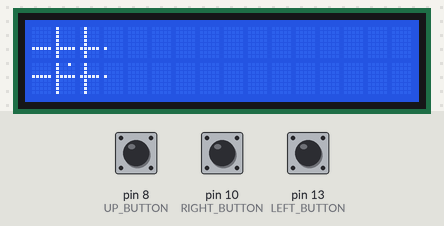
A sketch run on a simulated Arduino Uno, built with avr-gcc and run on an emulated ATmega328P. On the bench: 16×2 character LCD. The inputs (shaded band) are chosen by the test bench; at power-on: pin 8 (UP_BUTTON) HIGH, pin 10 (RIGHT_BUTTON) HIGH, pin 13 (LEFT_BUTTON) HIGH. Random numbers use the default seed unless the sketch sets one.

Above: at 1.3 s.
1.4 s: pin 8 (UP_BUTTON) pulled LOW for 0.15 s
At 2.8 s:
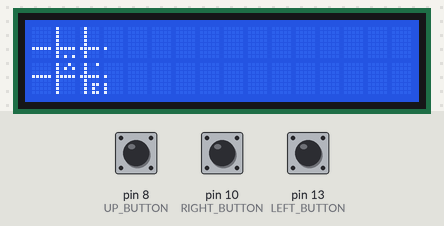
3.3 s: pin 10 (RIGHT_BUTTON) pulled LOW for 0.15 s
4.9 s: pin 8 (UP_BUTTON) pulled LOW for 1 s
At 6.8 s:
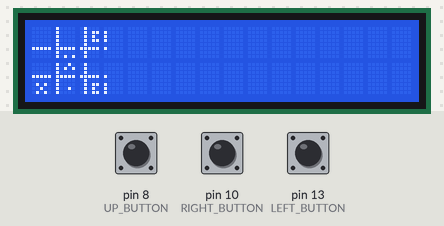
7.6 s: pin 8 (UP_BUTTON) pulled LOW for 0.15 s
At 8.9 s:
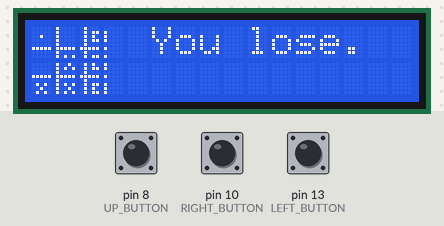
10.7 s: pin 13 (LEFT_BUTTON) pulled LOW for 0.15 s
At 11.5 s:
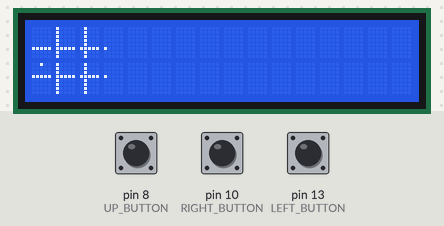
12.3 s: pin 13 (LEFT_BUTTON) pulled LOW for 1 s
Timing chart, 0 to 15.3 s (numbered marks = the images above; inputs shaded):
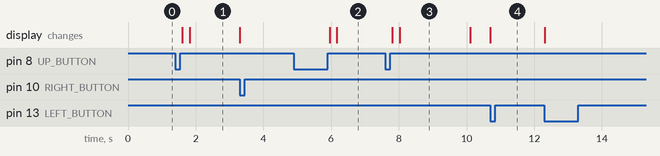

Measured:
- after the input at 1.4 s, the display: first changes after 0.21 s (image 1 shows a later state)
- after the input at 4.9 s, the display: first changes after 1.1 s (image 2 shows a later state)
- after the input at 7.6 s, the display: first changes after 0.21 s (image 3 shows a later state)
- after the input at 10.7 s, the display: changes at once (image 4)
- what the display in image 3 shows lasts 2.1 s, from 8.0 s to 10.1 s

The sketch:

Tic-Tac-Toe.ino
```cpp
#include <LiquidCrystal.h>

// Define LCD connections
const int rs = 7, en = 6, d4 = 5, d5 = 4, d6 = 3, d7 = 2;
LiquidCrystal lcd(rs, en, d4, d5, d6, d7);

#define LEFT_BUTTON 13
#define UP_BUTTON 8
#define DOWN_BUTTON 8
#define RIGHT_BUTTON 10

byte graphics[64]; //8 characters, 8 bytes of data each.

int squareState[3][3]; // 0 = off, 1 = player, 2 = computer

int moves = 0;
int markerX = 1;
int markerY = 1;
bool buttonPressed = false;


void setup()
{
  pinMode(LEFT_BUTTON, INPUT_PULLUP);
  pinMode(UP_BUTTON, INPUT_PULLUP);
  pinMode(DOWN_BUTTON, INPUT_PULLUP);
  pinMode(RIGHT_BUTTON, INPUT_PULLUP);

  lcd.begin(16, 2);

  // define 8 custom characters using our (currently blank) bit data
  for (int i = 0; i < 8; ++i)
  {
	lcd.createChar(i, &graphics[i << 3]);
  }

  //set the first 4 characters of the 2 rows to our 8 custom characters
  lcd.setCursor(0, 0);
  for(int i = 0; i < 4; i++) lcd.write((char)i);
  lcd.setCursor(0, 1);
  for(int i = 4; i < 8; i++) lcd.write((char)i);

  ResetGame();
}


void loop() {
  bool userSelected = false;
  int button;
  int nextX, nextY;

  button = GetUserInput();
  switch(button)
  {
    case 0: //nothing yet
    break;

    case 1: //marker left
       ClearMarker(markerX, markerY);
       GetPrevFreeSquare(nextX, nextY);
       markerX = nextX;
       markerY = nextY;
       SetMarker(markerX, markerY);
       WaitForNoUserInput();
    break;

    case 2: //marker right
       ClearMarker(markerX, markerY);
       GetNextFreeSquare(nextX, nextY);
       markerX = nextX;
       markerY = nextY;
       SetMarker(markerX, markerY);
       WaitForNoUserInput();
    break;

    case 3: //select
       userSelected = true;
       WaitForNoUserInput();
    break;
  }

  if(userSelected)
  {
    ClearMarker(markerX, markerY);

    squareState[markerX][markerY] = 1;
    DrawX(markerX, markerY);
    moves++;

    delay(200);

    if(CheckForWin())
    {
      FlashWinner(1);
      ResetGame();
    }
    else if (moves == 5) //tie
    {
      FlashWinner(3);
      ResetGame();
    }
    else
    {
      DoComputerMove();
      GetNextFreeSquare(markerX, markerY);
      SetMarker(markerX, markerY);
      if(CheckForWin())
      {
        FlashWinner(2);
        ResetGame();
      }
    }
  }
}

void DoComputerMove()
{
  bool done = false;

  if(moves == 1)
  {
    //if first player move isn't the center, take the center
    if(squareState[1][1] == 0)
    {
      squareState[1][1] = 2;
      DrawO(1, 1);
    }
    else // take any corner.  A side could equal a loss later.
    {
      int row = random(0, 2) << 1;
      int col = random(0, 2) << 1;

      squareState[row][col] = 2;
      DrawO(row, col);
    }
  }

  if(moves == 2)
  {
    done = false;
    // if player has 2 in a row, block it
    done = BlockPlayerWin();

    // look for any doubling traps.
    if(!done)
    {
      // Corner-opposite corner.  Take any side.  Corner would lead to loss.
      if (((squareState[0][0] == 1) && (squareState[2][2] == 1)) ||
          ((squareState[0][2] == 1) && (squareState[2][0] == 1)))
      {
        int row = random(0,3);
        int col = 1;
        if(row == 1) col = random(0,2) << 1;
        squareState[row][col] = 2;
        DrawO(row, col);
        done = true;
      }

      // Side-corner. Take inside corner.
      //top-center plus corner
      if(!done && (squareState[0][1] == 1))
      {
        if(squareState[2][0] == 1)
        {
          squareState[0][0] = 2;
          DrawO(0, 0);
          done = true;
        }
        else if (squareState[2][2] == 1)
        {
          squareState[0][2] = 2;
          DrawO(0, 2);
          done = true;
        }
      }

      //bottom -center plus corner
      if(!done && (squareState[2][1] == 1))
      {
        if(squareState[0][0] == 1)
        {
          squareState[2][0] = 2;
          DrawO(2, 0);
          done = true;
        }
        else if (squareState[0][2] == 1)
        {
          squareState[2][2] = 2;
          DrawO(2, 2);
          done = true;
        }
      }

      //center-left plus corner
      if(!done && (squareState[1][0] == 1))
      {
        if(squareState[0][2] == 1)
        {
          squareState[0][0] = 2;
          DrawO(0, 0);
          done = true;
        }
        else if (squareState[2][2] == 1)
        {
          squareState[2][0] = 2;
          DrawO(2, 0);
          done = true;
        }
      }

      //center-right plus corner
      if(!done && (squareState[1][2] == 1))
      {
        if(squareState[0][0] == 1)
        {
          squareState[0][2] = 2;
          DrawO(0, 2);
          done = true;
        }
        else if (squareState[2][0] == 1)
        {
          squareState[2][2] = 2;
          DrawO(2, 2);
          done = true;
        }
      }

      // Center-corner (if computer has opposite corner).  Take either remaining corner.
      if(!done)
      {
        if(squareState[1][1] == 1)
        {
          if(((squareState[0][0] == 2) && (squareState[2][2] == 1)) || ((squareState[0][0] == 1) && (squareState[2][2] == 2)))
          {
            if(random(0,2) == 1)
            {
              squareState[0][2] = 2;
              DrawO(0, 2);
            }
            else
            {
              squareState[2][0] = 2;
              DrawO(2, 0);
            }
            done = true;
          }
          else if(((squareState[0][2] == 2) && (squareState[2][0] == 1)) || ((squareState[0][2] == 1) && (squareState[2][0] == 2)))
          {
            if(random(0,2) == 1)
            {
              squareState[0][0] = 2;
              DrawO(0, 0);
            }
            else
            {
              squareState[2][2] = 2;
              DrawO(2, 2);
            }
            done = true;
          }
        }
      }

      // Otherwise take any random spot
      if (!done)
      {
        int row = 1;
        int col = 1;
        do
        {
          row = random(0, 3);
          col = random(0, 3);
        }
        while(squareState[row][col] > 0);

        squareState[row][col] = 2;
        DrawO(row, col);
      }
    }
  }

  if(moves >= 3)
  {
    done = false;
    //if we have 2 in a row and can get 3 to win, do it
    done = FindComputerWin();

    //if player has 2 in a row, block it
    if(!done) done = BlockPlayerWin();

    // take any random spot
    if(!done)
    {
      int row = 1;
      int col = 1;
      do
      {
        row = random(0, 3);
        col = random(0, 3);
      }
      while(squareState[row][col] > 0);

      squareState[row][col] = 2;
      DrawO(row, col);
    }
  }
}

bool FindComputerWin()
{
  bool done = false;

  //down diag
  if((squareState[0][0] == 2) && (squareState[1][1] == 2) && (squareState[2][2] == 0))
  {
    squareState[2][2] = 2;
    DrawO(2, 2);
    done = true;
  }
  else if((squareState[2][2] == 2) && (squareState[1][1] == 2) && (squareState[0][0] == 0))
  {
    squareState[0][0] = 2;
    DrawO(0, 0);
    done = true;
  }

  //up diag
  if(!done)
  {
    if((squareState[0][2] == 2) && (squareState[1][1] == 2) && (squareState[2][0] == 0))
    {
      squareState[2][0] = 2;
      DrawO(2, 0);
      done = true;
    }
    else if((squareState[2][0] == 2) && (squareState[1][1] == 2) && (squareState[0][2] == 0))
    {
      squareState[0][2] = 2;
      DrawO(0, 2);
      done = true;
    }
  }
  if (done) return done;

  //rows
  for(int row = 0; row < 3; row++)
  {
    if((squareState[row][0] == 2) && (squareState[row][1] == 2) && (squareState[row][2] == 0))
    {
      squareState[row][2] = 2;
      DrawO(row, 2);
      done = true;
      break;
    }
    else if((squareState[row][0] == 2) && (squareState[row][1] == 0) && (squareState[row][2] == 2))
    {
      squareState[row][1] = 2;
      DrawO(row, 1);
      done = true;
      break;
    }
    else if((squareState[row][0] == 0) && (squareState[row][1] == 2) && (squareState[row][2] == 2))
    {
      squareState[row][0] = 2;
      DrawO(row, 0);
      done = true;
      break;
    }
  }
  if (done) return done;

  //cols
  for(int col = 0; col < 3; col++)
  {
    if((squareState[0][col] == 2) && (squareState[1][col] == 2) && (squareState[2][col] == 0))
    {
      squareState[2][col] = 2;
      DrawO(2, col);
      done = true;
      break;
    }
    else if((squareState[0][col] == 2) && (squareState[1][col] == 0) && (squareState[2][col] == 2))
    {
      squareState[1][col] = 2;
      DrawO(1, col);
      done = true;
      break;
    }
    else if((squareState[0][col] == 0) && (squareState[1][col] == 2) && (squareState[2][col] == 2))
    {
      squareState[0][col] = 2;
      DrawO(0, col);
      done = true;
      break;
    }
  }
  return done;
}

bool BlockPlayerWin()
{
  bool done = false;

  //down diag
  if((squareState[0][0] == 1) && (squareState[1][1] == 1) && (squareState[2][2] == 0))
  {
    squareState[2][2] = 2;
    DrawO(2, 2);
    done = true;
  }
  else if((squareState[2][2] == 1) && (squareState[1][1] == 1) && (squareState[0][0] == 0))
  {
    squareState[0][0] = 2;
    DrawO(0, 0);
    done = true;
  }

  //up diag
  if(!done)
  {
    if((squareState[0][2] == 1) && (squareState[1][1] == 1) && (squareState[2][0] == 0))
    {
      squareState[2][0] = 2;
      DrawO(2, 0);
      done = true;
    }
    else if((squareState[2][0] == 1) && (squareState[1][1] == 1) && (squareState[0][2] == 0))
    {
      squareState[0][2] = 2;
      DrawO(0, 2);
      done = true;
    }
  }
  if (done) return done;

  //rows
  for(int row = 0; row < 3; row++)
  {
    if((squareState[row][0] == 1) && (squareState[row][1] == 1) && (squareState[row][2] == 0))
    {
      squareState[row][2] = 2;
      DrawO(row, 2);
      done = true;
      break;
    }
    else if((squareState[row][0] == 1) && (squareState[row][1] == 0) && (squareState[row][2] == 1))
    {
      squareState[row][1] = 2;
      DrawO(row, 1);
      done = true;
      break;
    }
    else if((squareState[row][0] == 0) && (squareState[row][1] == 1) && (squareState[row][2] == 1))
    {
      squareState[row][0] = 2;
      DrawO(row, 0);
      done = true;
      break;
    }
  }
  if (done) return done;

  //cols
  for(int col = 0; col < 3; col++)
  {
    if((squareState[0][col] == 1) && (squareState[1][col] == 1) && (squareState[2][col] == 0))
    {
      squareState[2][col] = 2;
      DrawO(2, col);
      done = true;
      break;
    }
    else if((squareState[0][col] == 1) && (squareState[1][col] == 0) && (squareState[2][col] == 1))
    {
      squareState[1][col] = 2;
      DrawO(1, col);
      done = true;
      break;
    }
    else if((squareState[0][col] == 0) && (squareState[1][col] == 1) && (squareState[2][col] == 1))
    {
      squareState[0][col] = 2;
      DrawO(0, col);
      done = true;
      break;
    }
  }
  return done;
}


bool CheckForWin()
{
  for(int player = 1; player < 3; player++)
  {
    if(squareState[0][0] == player)
    {
      if((squareState[1][1] == player) && (squareState[2][2] == player)) return true; // right-down diag
      if((squareState[1][0] == player) && (squareState[2][0] == player)) return true; //col 1
      if((squareState[0][1] == player) && (squareState[0][2] == player)) return true; // row 1
    }
    if((squareState[1][0] == player) && (squareState[1][1] == player) && (squareState[1][2] == player)) return true; //row 2
    if((squareState[2][0] == player) && (squareState[2][1] == player) && (squareState[2][2] == player)) return true; //row 3
    if((squareState[0][1] == player) && (squareState[1][1] == player) && (squareState[2][1] == player)) return true; //col 2
    if((squareState[0][2] == player) && (squareState[1][2] == player) && (squareState[2][2] == player)) return true; //col 3

    if((squareState[2][0] == player) && (squareState[1][1] == player) && (squareState[0][2] == player)) return true; //right-up diag
  }
  return false;
}

void FlashWinner(int playerOrComp)
{
  lcd.setCursor(5, 0);
  if(playerOrComp == 1)
  {
    lcd.print("You win!");
  }
  else if (playerOrComp == 2)
  {
    lcd.print("You lose.");
  }
  else  //tie
  {
    lcd.print("It's a tie");
  }
  delay(2000);
  lcd.setCursor(5, 0);
  lcd.print("          ");
}

void ResetGame()
{
  moves = 0;
  markerX = 1; markerY = 1;

  //erase the squareState array
  for(int row = 0; row < 3; row++)
      for(int col = 0; col < 3; col++)
        squareState[row][col] = 0;

  //erase graphics
  for(int index = 0; index < 64; index++) graphics[index] = 0;

  // define 8 custom characters using our (now blank) bit data
  for (int i = 0; i < 8; ++i)
  {
    lcd.createChar(i, &graphics[i << 3]);
  }

  //set the first 4 characters of the 2 rows to our 8 custom characters
  lcd.setCursor(0, 0);
  for(int i = 0; i < 4; i++) lcd.write((char)i);
  lcd.setCursor(0, 1);
  for(int i = 4; i < 8; i++) lcd.write((char)i);

  //draw grid
  drawLine(5, 0, 5, 15, 1);
  drawLine(11, 0, 11, 15, 1);
  drawLine(0, 5, 15, 5, 1);
  drawLine(0, 11, 15, 11, 1);

  //draw marker
  SetMarker(markerX, markerY);
}

int GetUserInput()
{
  if (digitalRead(LEFT_BUTTON) == LOW) return 1;
  if (digitalRead(RIGHT_BUTTON) == LOW) return 2;
  if ((digitalRead(UP_BUTTON) == LOW) || (digitalRead(DOWN_BUTTON) == LOW)) return 3;

  return 0;
}

void SetMarker(int x, int y)
{
   setPixel((x * 6) + 2, (y * 6) + 2, 1);
}

void ClearMarker(int x, int y)
{
   setPixel((x * 6) + 2, (y * 6) + 2, 0);
}

void GetPrevFreeSquare(int& nextX, int& nextY)
{
   int tempX = markerX;
   int tempY = markerY;

   do{
     tempX--;
     if(tempX == -1)
     {
       tempX = 2;
       tempY--;
       if(tempY == -1) tempY = 2;
     }
   }while (squareState[tempX][tempY] > 0);

   nextX = tempX;
   nextY = tempY;
}

void GetNextFreeSquare(int& nextX, int& nextY)
{
   int tempX = markerX;
   int tempY = markerY;

   do{
     tempX++;
     if(tempX == 3)
     {
       tempX = 0;
       tempY++;
       if(tempY == 3) tempY = 0;
     }
   }while (squareState[tempX][tempY] > 0);

   nextX = tempX;
   nextY = tempY;
}

void DrawX(int x, int y)
{
   int startX = x * 6 + 1;
   int startY = y * 6 + 1;
   setPixel(startX, startY, 1);
   setPixel(startX + 2, startY, 1);
   setPixel(startX, startY + 2, 1);
   setPixel(startX + 1, startY + 1, 1);
   setPixel(startX + 2, startY + 2, 1);
}

void DrawO(int x, int y)
{
   int startX = x * 6 + 1;
   int startY = y * 6 + 1;
   drawLine(startX, startY, startX + 2, startY, 1);
   drawLine(startX, startY + 2, startX + 2, startY + 2, 1);
   setPixel(startX, startY + 1, 1);
   setPixel(startX + 2, startY + 1, 1);
}

void WaitForNoUserInput()
{
  while(GetUserInput() > 0);
  delay(50);  //button debounce
}


//graphics routines:
void setPixel(int x, int y, int color)
{
  //sanity checks.  SetPixel would trash memory and crash if these were exceeded.
  if((x < 0) || (y < 0) || (x > 19) || (y > 15)) return;

  int col = x / 5; //will be 0 through 3
  int row = y >> 3; // div 8.  will be 0 or 1

  int col_inner = x % 5; //0 through 4
  int row_inner = y % 8; // 0 through 7
  col_inner = 4 - col_inner; //col 1 comes before col 2, but is a higher bit in the bitmap (lsb is rightmost).

  int charnum = row * 4 + col;

  if(color == 1) //set pixel
  {
    graphics[(charnum << 3) + row_inner] |= color << col_inner;
  }
  else // clear pixel if set
  {
    int bitmask = B11111 - (1 << col_inner);
    graphics[(charnum << 3) + row_inner] &= bitmask;
  }

  lcd.createChar(charnum, &graphics[charnum << 3]);
  //apparently don't need to re-lcd.write, character updates on lcd automatically if line below is used.
  lcd.setCursor(col, row);
}

void drawLine(int x1, int y1, int x2, int y2, int color)
{
  float incr;
  int xabs = abs(x1 - x2);
  int yabs = abs(y1 - y2);
  if((xabs == 0) && (yabs == 0)) //single pixel, just set it and bail
  {
    setPixel(x1, y1, color);
    return;
  }
  //line between 0 and 19 needs 20 pixels for example, so add one.
  xabs++;
  yabs++;

  if (xabs < yabs) //mostly vertical, x increments < 1
  {
    float x = x1 + 0.5;  //add 0.5 to deal with up-rounding vs. down-rounding.
    int yinc = (y1 < y2) ? 1 : -1;

    incr = (float)(x2 - x1) / (float)yabs;
    for(int y = y1; y != y2; y+= yinc)
    {
      setPixel(x, y, color);
      x += incr;
    }
    setPixel(x, y2, color);
  }
  else //mostly horizontal, y increments < 1
  {
    float y = y1 + 0.5;  //add 0.5 to deal with up-rounding vs. down-rounding.
    int xinc = (x1 < x2) ? 1 : -1;

    incr = (float)(y2 - y1) / (float)xabs;
    for(int x = x1; x != x2; x+= xinc)
    {
      setPixel(x, y, color);
      y += incr;
    }
    setPixel(x2, y, color);
  }
}
```
